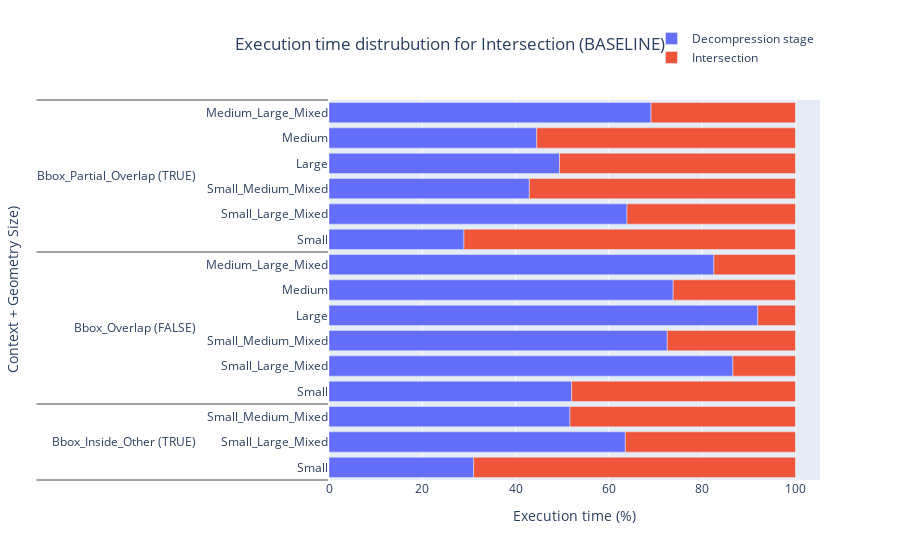
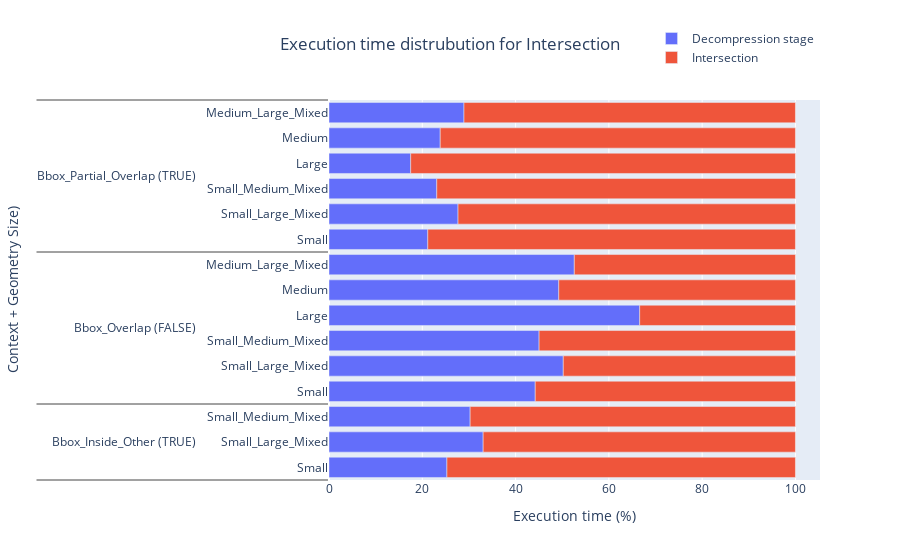
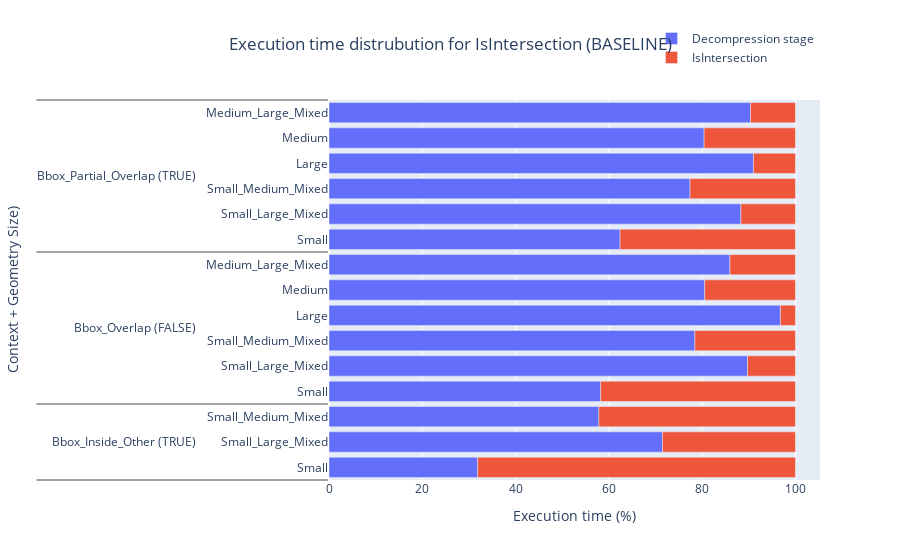
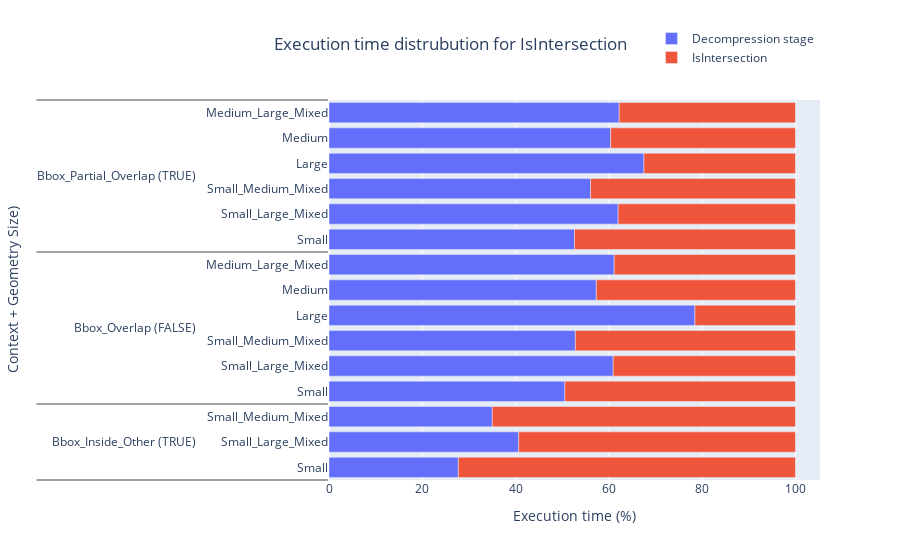

The code cell stored with these charts, in order, in its notebook:
### Markdown cell above
#### Partial Decompression Fraction of Execution

### Code cell
plot_partial_decomp_frac(partial_frac_df, is_predicate=False, is_baseline=True)
plot_partial_decomp_frac(partial_frac_df, is_predicate=False, is_baseline=False)
plot_partial_decomp_frac(partial_frac_df, is_predicate=True, is_baseline=True)
plot_partial_decomp_frac(partial_frac_df, is_predicate=True, is_baseline=False)

### Figure 1 — Plotly figure (JSON) as saved in the notebook; plotly's stock layout.template omitted (floating-point values rounded to 4 significant figures)
{"data": [{"name": "Decompression stage", "orientation": "h", "type": "bar", "x": [31.02, 63.54, 51.66, 91.94, 73.79, 82.52, 52.01, 86.59, 72.52, 49.42, 44.53, 69.04, 28.93, 63.88, 42.95], "y": [["Bbox_Inside_Other (TRUE)", "Bbox_Inside_Other (TRUE)", "Bbox_Inside_Other (TRUE)", "Bbox_Overlap (FALSE)", "Bbox_Overlap (FALSE)", "Bbox_Overlap (FALSE)", "Bbox_Overlap (FALSE)", "Bbox_Overlap (FALSE)", "Bbox_Overlap (FALSE)", "Bbox_Partial_Overlap (TRUE)", "Bbox_Partial_Overlap (TRUE)", "Bbox_Partial_Overlap (TRUE)", "Bbox_Partial_Overlap (TRUE)", "Bbox_Partial_Overlap (TRUE)", "Bbox_Partial_Overlap (TRUE)"], ["Small", "Small_Large_Mixed", "Small_Medium_Mixed", "Large", "Medium", "Medium_Large_Mixed", "Small", "Small_Large_Mixed", "Small_Medium_Mixed", "Large", "Medium", "Medium_Large_Mixed", "Small", "Small_Large_Mixed", "Small_Medium_Mixed"]]}, {"name": "Intersection", "orientation": "h", "type": "bar", "x": [68.98, 36.46, 48.34, 8.061, 26.21, 17.48, 47.99, 13.41, 27.48, 50.58, 55.47, 30.96, 71.07, 36.12, 57.05], "y": [["Bbox_Inside_Other (TRUE)", "Bbox_Inside_Other (TRUE)", "Bbox_Inside_Other (TRUE)", "Bbox_Overlap (FALSE)", "Bbox_Overlap (FALSE)", "Bbox_Overlap (FALSE)", "Bbox_Overlap (FALSE)", "Bbox_Overlap (FALSE)", "Bbox_Overlap (FALSE)", "Bbox_Partial_Overlap (TRUE)", "Bbox_Partial_Overlap (TRUE)", "Bbox_Partial_Overlap (TRUE)", "Bbox_Partial_Overlap (TRUE)", "Bbox_Partial_Overlap (TRUE)", "Bbox_Partial_Overlap (TRUE)"], ["Small", "Small_Large_Mixed", "Small_Medium_Mixed", "Large", "Medium", "Medium_Large_Mixed", "Small", "Small_Large_Mixed", "Small_Medium_Mixed", "Large", "Medium", "Medium_Large_Mixed", "Small", "Small_Large_Mixed", "Small_Medium_Mixed"]]}], "layout": {"barmode": "relative", "legend": {"x": 0.997, "xanchor": "right", "y": 1.2, "yanchor": "top"}, "title": {"text": "Execution time distrubution for Intersection (BASELINE)", "x": 0.5}, "xaxis": {"title": {"text": "Execution time (%)"}}, "yaxis": {"title": {"text": "Context + Geometry Size)"}}}}

### Figure 2 — Plotly figure (JSON) as saved in the notebook; plotly's stock layout.template omitted (floating-point values rounded to 4 significant figures)
{"data": [{"name": "Decompression stage", "orientation": "h", "type": "bar", "x": [25.28, 33.05, 30.26, 66.61, 49.26, 52.59, 44.21, 50.22, 45.04, 17.51, 23.85, 28.94, 21.18, 27.66, 23.1], "y": [["Bbox_Inside_Other (TRUE)", "Bbox_Inside_Other (TRUE)", "Bbox_Inside_Other (TRUE)", "Bbox_Overlap (FALSE)", "Bbox_Overlap (FALSE)", "Bbox_Overlap (FALSE)", "Bbox_Overlap (FALSE)", "Bbox_Overlap (FALSE)", "Bbox_Overlap (FALSE)", "Bbox_Partial_Overlap (TRUE)", "Bbox_Partial_Overlap (TRUE)", "Bbox_Partial_Overlap (TRUE)", "Bbox_Partial_Overlap (TRUE)", "Bbox_Partial_Overlap (TRUE)", "Bbox_Partial_Overlap (TRUE)"], ["Small", "Small_Large_Mixed", "Small_Medium_Mixed", "Large", "Medium", "Medium_Large_Mixed", "Small", "Small_Large_Mixed", "Small_Medium_Mixed", "Large", "Medium", "Medium_Large_Mixed", "Small", "Small_Large_Mixed", "Small_Medium_Mixed"]]}, {"name": "Intersection", "orientation": "h", "type": "bar", "x": [74.72, 66.95, 69.74, 33.39, 50.74, 47.41, 55.79, 49.78, 54.96, 82.49, 76.15, 71.06, 78.82, 72.34, 76.9], "y": [["Bbox_Inside_Other (TRUE)", "Bbox_Inside_Other (TRUE)", "Bbox_Inside_Other (TRUE)", "Bbox_Overlap (FALSE)", "Bbox_Overlap (FALSE)", "Bbox_Overlap (FALSE)", "Bbox_Overlap (FALSE)", "Bbox_Overlap (FALSE)", "Bbox_Overlap (FALSE)", "Bbox_Partial_Overlap (TRUE)", "Bbox_Partial_Overlap (TRUE)", "Bbox_Partial_Overlap (TRUE)", "Bbox_Partial_Overlap (TRUE)", "Bbox_Partial_Overlap (TRUE)", "Bbox_Partial_Overlap (TRUE)"], ["Small", "Small_Large_Mixed", "Small_Medium_Mixed", "Large", "Medium", "Medium_Large_Mixed", "Small", "Small_Large_Mixed", "Small_Medium_Mixed", "Large", "Medium", "Medium_Large_Mixed", "Small", "Small_Large_Mixed", "Small_Medium_Mixed"]]}], "layout": {"barmode": "relative", "legend": {"x": 0.997, "xanchor": "right", "y": 1.2, "yanchor": "top"}, "title": {"text": "Execution time distrubution for Intersection ", "x": 0.5}, "xaxis": {"title": {"text": "Execution time (%)"}}, "yaxis": {"title": {"text": "Context + Geometry Size)"}}}}

### Figure 3 — Plotly figure (JSON) as saved in the notebook; plotly's stock layout.template omitted (floating-point values rounded to 4 significant figures)
{"data": [{"name": "Decompression stage", "orientation": "h", "type": "bar", "x": [31.88, 71.49, 57.85, 96.77, 80.56, 85.95, 58.24, 89.73, 78.44, 90.99, 80.41, 90.36, 62.39, 88.31, 77.39], "y": [["Bbox_Inside_Other (TRUE)", "Bbox_Inside_Other (TRUE)", "Bbox_Inside_Other (TRUE)", "Bbox_Overlap (FALSE)", "Bbox_Overlap (FALSE)", "Bbox_Overlap (FALSE)", "Bbox_Overlap (FALSE)", "Bbox_Overlap (FALSE)", "Bbox_Overlap (FALSE)", "Bbox_Partial_Overlap (TRUE)", "Bbox_Partial_Overlap (TRUE)", "Bbox_Partial_Overlap (TRUE)", "Bbox_Partial_Overlap (TRUE)", "Bbox_Partial_Overlap (TRUE)", "Bbox_Partial_Overlap (TRUE)"], ["Small", "Small_Large_Mixed", "Small_Medium_Mixed", "Large", "Medium", "Medium_Large_Mixed", "Small", "Small_Large_Mixed", "Small_Medium_Mixed", "Large", "Medium", "Medium_Large_Mixed", "Small", "Small_Large_Mixed", "Small_Medium_Mixed"]]}, {"name": "IsIntersection", "orientation": "h", "type": "bar", "x": [68.12, 28.51, 42.15, 3.23, 19.44, 14.05, 41.76, 10.27, 21.56, 9.008, 19.59, 9.64, 37.61, 11.69, 22.61], "y": [["Bbox_Inside_Other (TRUE)", "Bbox_Inside_Other (TRUE)", "Bbox_Inside_Other (TRUE)", "Bbox_Overlap (FALSE)", "Bbox_Overlap (FALSE)", "Bbox_Overlap (FALSE)", "Bbox_Overlap (FALSE)", "Bbox_Overlap (FALSE)", "Bbox_Overlap (FALSE)", "Bbox_Partial_Overlap (TRUE)", "Bbox_Partial_Overlap (TRUE)", "Bbox_Partial_Overlap (TRUE)", "Bbox_Partial_Overlap (TRUE)", "Bbox_Partial_Overlap (TRUE)", "Bbox_Partial_Overlap (TRUE)"], ["Small", "Small_Large_Mixed", "Small_Medium_Mixed", "Large", "Medium", "Medium_Large_Mixed", "Small", "Small_Large_Mixed", "Small_Medium_Mixed", "Large", "Medium", "Medium_Large_Mixed", "Small", "Small_Large_Mixed", "Small_Medium_Mixed"]]}], "layout": {"barmode": "relative", "legend": {"x": 0.997, "xanchor": "right", "y": 1.2, "yanchor": "top"}, "title": {"text": "Execution time distrubution for IsIntersection (BASELINE)", "x": 0.5}, "xaxis": {"title": {"text": "Execution time (%)"}}, "yaxis": {"title": {"text": "Context + Geometry Size)"}}}}

### Figure 4 — Plotly figure (JSON) as saved in the notebook; plotly's stock layout.template omitted (floating-point values rounded to 4 significant figures)
{"data": [{"name": "Decompression stage", "orientation": "h", "type": "bar", "x": [27.73, 40.67, 35.0, 78.45, 57.31, 61.14, 50.56, 60.93, 52.82, 67.52, 60.38, 62.21, 52.64, 61.99, 56.08], "y": [["Bbox_Inside_Other (TRUE)", "Bbox_Inside_Other (TRUE)", "Bbox_Inside_Other (TRUE)", "Bbox_Overlap (FALSE)", "Bbox_Overlap (FALSE)", "Bbox_Overlap (FALSE)", "Bbox_Overlap (FALSE)", "Bbox_Overlap (FALSE)", "Bbox_Overlap (FALSE)", "Bbox_Partial_Overlap (TRUE)", "Bbox_Partial_Overlap (TRUE)", "Bbox_Partial_Overlap (TRUE)", "Bbox_Partial_Overlap (TRUE)", "Bbox_Partial_Overlap (TRUE)", "Bbox_Partial_Overlap (TRUE)"], ["Small", "Small_Large_Mixed", "Small_Medium_Mixed", "Large", "Medium", "Medium_Large_Mixed", "Small", "Small_Large_Mixed", "Small_Medium_Mixed", "Large", "Medium", "Medium_Large_Mixed", "Small", "Small_Large_Mixed", "Small_Medium_Mixed"]]}, {"name": "IsIntersection", "orientation": "h", "type": "bar", "x": [72.27, 59.33, 65.0, 21.55, 42.69, 38.86, 49.44, 39.07, 47.18, 32.48, 39.62, 37.79, 47.36, 38.01, 43.92], "y": [["Bbox_Inside_Other (TRUE)", "Bbox_Inside_Other (TRUE)", "Bbox_Inside_Other (TRUE)", "Bbox_Overlap (FALSE)", "Bbox_Overlap (FALSE)", "Bbox_Overlap (FALSE)", "Bbox_Overlap (FALSE)", "Bbox_Overlap (FALSE)", "Bbox_Overlap (FALSE)", "Bbox_Partial_Overlap (TRUE)", "Bbox_Partial_Overlap (TRUE)", "Bbox_Partial_Overlap (TRUE)", "Bbox_Partial_Overlap (TRUE)", "Bbox_Partial_Overlap (TRUE)", "Bbox_Partial_Overlap (TRUE)"], ["Small", "Small_Large_Mixed", "Small_Medium_Mixed", "Large", "Medium", "Medium_Large_Mixed", "Small", "Small_Large_Mixed", "Small_Medium_Mixed", "Large", "Medium", "Medium_Large_Mixed", "Small", "Small_Large_Mixed", "Small_Medium_Mixed"]]}], "layout": {"barmode": "relative", "legend": {"x": 0.997, "xanchor": "right", "y": 1.2, "yanchor": "top"}, "title": {"text": "Execution time distrubution for IsIntersection ", "x": 0.5}, "xaxis": {"title": {"text": "Execution time (%)"}}, "yaxis": {"title": {"text": "Context + Geometry Size)"}}}}
